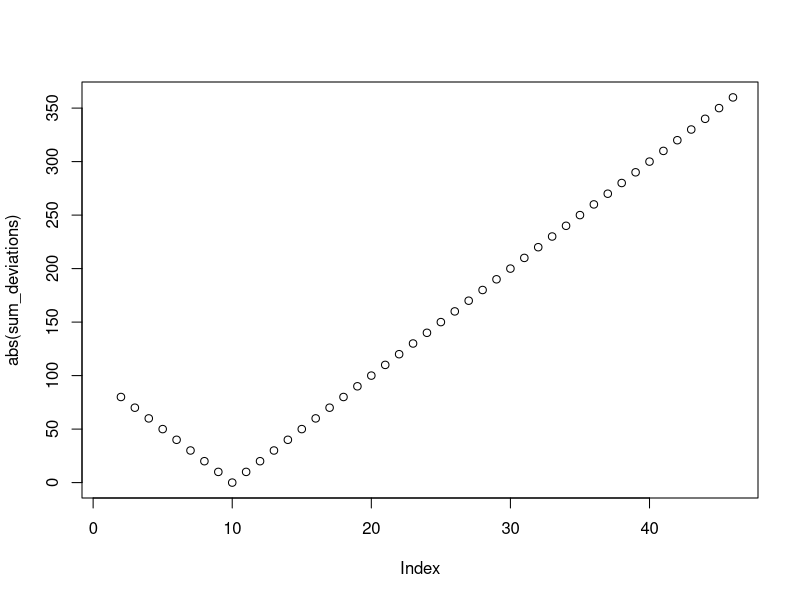
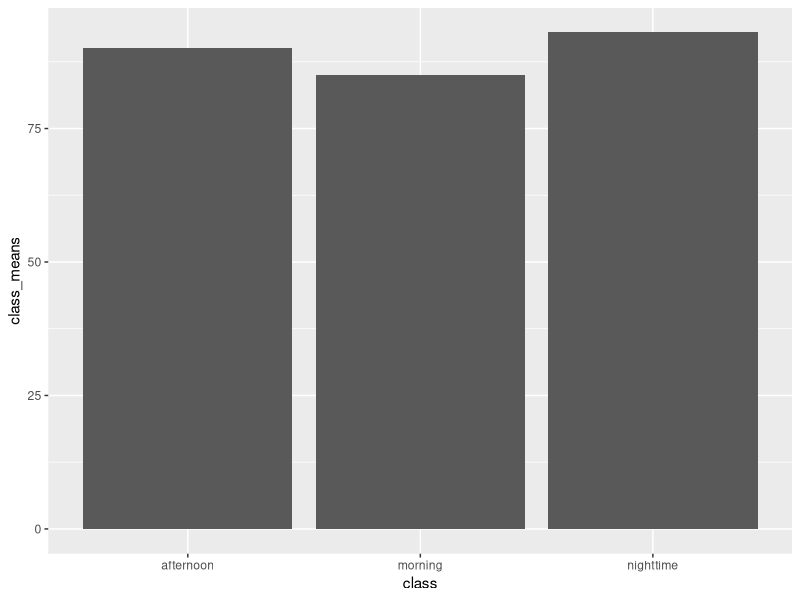
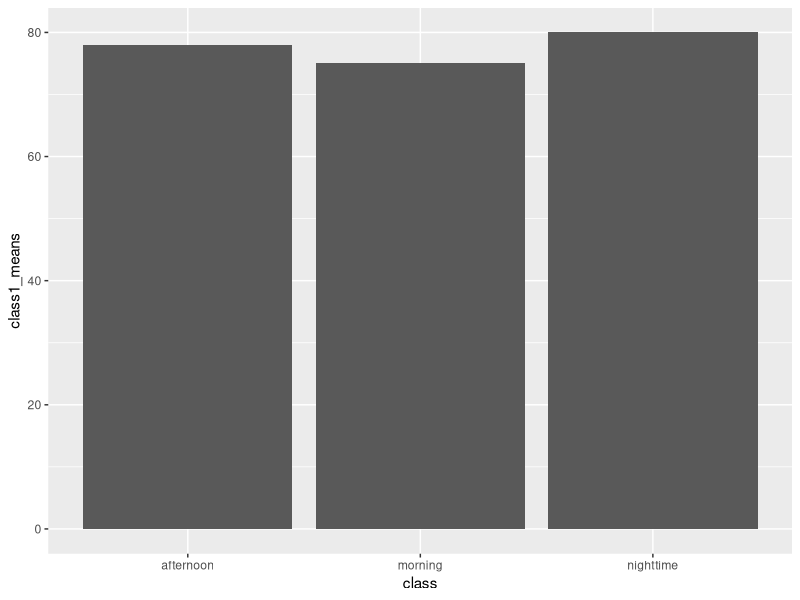

Write R code to recreate these figures, in order.
## ---- chunk 1
knitr::opts_chunk$set(echo = TRUE)
## ---- chunk 2
"scores" <- c(2,3,4,5,6,7,8,9,10,46)

mean(scores)


min(scores)
max(scores)

numbers_to_test <- min(scores):max(scores)

sum_deviations <-c() 
  for(i in numbers_to_test) {
  sum_deviations[i] <- sum(scores-i)
}

sum_deviations

plot(abs(sum_deviations))

which(sum_deviations == 0)
## ---- chunk 3
y <- c(2,4,6,8,10,13,16,19,22,26)

numbers_to_test <- min(y):max(y)

sum_y <- sum(numbers_to_test)

sum_ysquare <-c()
  for(i in numbers_to_test){
    sum((numbers_to_test)^2)
  }

sum_ysquare-((sum_y)^2)/(length(y)-1)


var(y)

             
             
             
             
             
        



## ---- chunk 4
library(dbplyr)

library(ggplot2)


class <- c('morning','afternoon','nighttime')
class_means <- c(85,90,93)

school_data <- data.frame(class, class_means)

str(school_data)



group_means <- school_data 
             
                
                
             

ggplot(group_means, aes(x = class, y = class_means))+
  geom_bar(stat="identity")


## ---- chunk 5
library(dbplyr)

library(ggplot2)


class <- c('morning','afternoon','nighttime')
class1_means <- c(75,78,80)
class2_means <- c(88,76,63)
school_data <- data.frame(class, class1_means, class2_means)

group_means <- school_data 
             
knitr::kable(group_means)                
                
             

ggplot(group_means, aes(x = class, y = class1_means, z = class2_means))+
  geom_bar(stat="identity")
